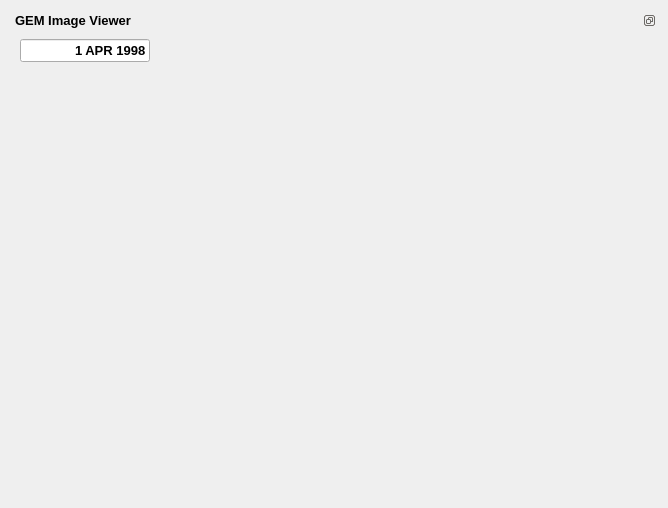
         <widget class="QWidget" name="imageViewerTab">
          <attribute name="icon">
           <iconset resource="icons.qrc">
            <normaloff>:/Icons/icons/silk/image.png</normaloff>:/Icons/icons/silk/image.png</iconset>
          </attribute>
          <attribute name="title">
           <string>Image viewer</string>
          </attribute>
          <layout class="QVBoxLayout" name="verticalLayout_4">
           <item>
            <widget class="QDockWidget" name="dockImageWidget">
             <property name="minimumSize">
              <size>
               <width>450</width>
               <height>486</height>
              </size>
             </property>
             <property name="font">
              <font>
               <pointsize>10</pointsize>
               <weight>75</weight>
               <bold>true</bold>
              </font>
             </property>
             <property name="features">
              <set>QDockWidget::DockWidgetFloatable|QDockWidget::DockWidgetMovable</set>
             </property>
             <property name="windowTitle">
              <string>GEM Image Viewer</string>
             </property>
             <widget class="QWidget" name="dockWidgetContents_2">
              <layout class="QVBoxLayout" name="verticalLayout_3">
               <item>
                <layout class="QHBoxLayout" name="horizontalLayout_6">
                 <item>
                  <widget class="QLineEdit" name="pointInTime">
                   <property name="enabled">
                    <bool>true</bool>
                   </property>
                   <property name="sizePolicy">
                    <sizepolicy hsizetype="Minimum" vsizetype="Fixed">
                     <horstretch>0</horstretch>
                     <verstretch>0</verstretch>
                    </sizepolicy>
                   </property>
                   <property name="minimumSize">
                    <size>
                     <width>130</width>
                     <height>0</height>
                    </size>
                   </property>
                   <property name="font">
                    <font>
                     <pointsize>10</pointsize>
                     <weight>75</weight>
                     <bold>true</bold>
                    </font>
                   </property>
                   <property name="mouseTracking">
                    <bool>false</bool>
                   </property>
                   <property name="focusPolicy">
                    <enum>Qt::NoFocus</enum>
                   </property>
                   <property name="acceptDrops">
                    <bool>false</bool>
                   </property>
                   <property name="text">
                    <string>1 APR 1998</string>
                   </property>
                   <property name="frame">
                    <bool>true</bool>
                   </property>
                   <property name="alignment">
                    <set>Qt::AlignRight|Qt::AlignTrailing|Qt::AlignVCenter</set>
                   </property>
                  </widget>
                 </item>
                 <item>
                  <spacer name="horizontalSpacer_18">
                   <property name="orientation">
                    <enum>Qt::Horizontal</enum>
                   </property>
                   <property name="sizeHint" stdset="0">
                    <size>
                     <width>498</width>
                     <height>13</height>
                    </size>
                   </property>
                  </spacer>
                 </item>
                </layout>
               </item>
               <item>
                <widget class="QWidget" name="imageWidgetHolder" native="true">
                 <property name="sizePolicy">
                  <sizepolicy hsizetype="Preferred" vsizetype="Expanding">
                   <horstretch>0</horstretch>
                   <verstretch>0</verstretch>
                  </sizepolicy>
                 </property>
                 <property name="minimumSize">
                  <size>
                   <width>0</width>
                   <height>405</height>
                  </size>
                 </property>
                </widget>
               </item>
              </layout>
             </widget>
            </widget>
           </item>
          </layout>
         </widget>
